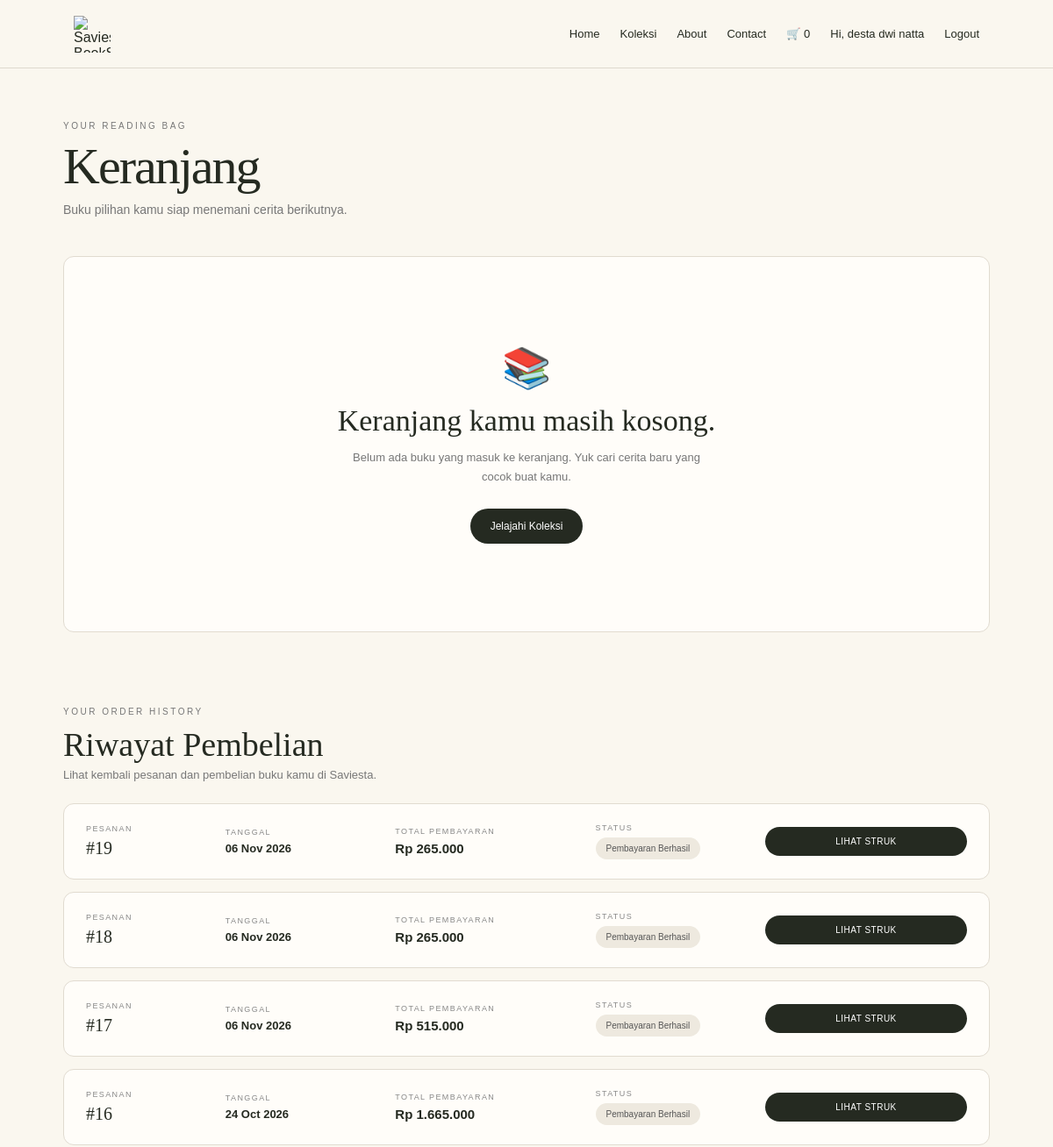
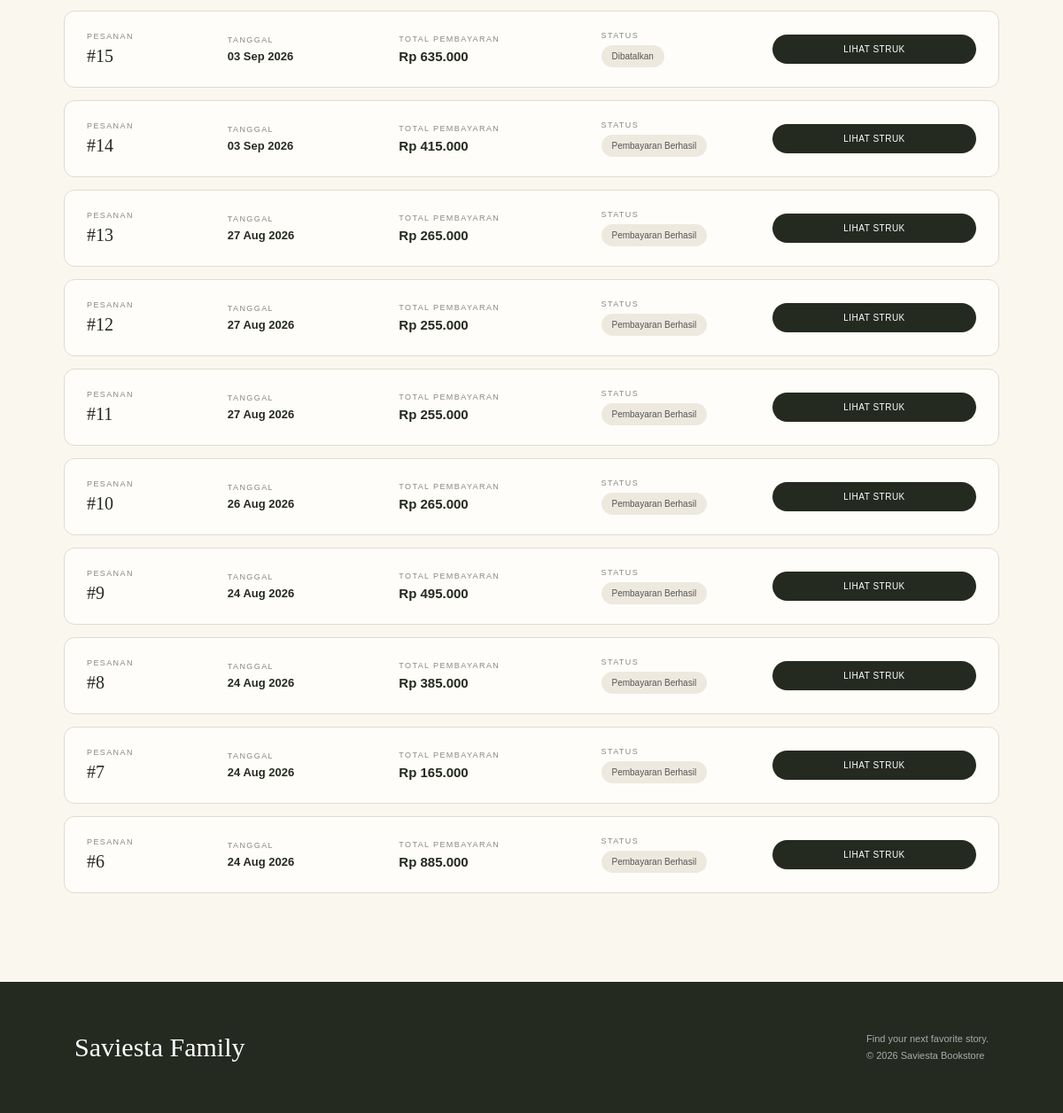
The app's page /keranjang.php (signed in) with its own data (2 pictures, top to bottom).
### tables this page shows
CREATE TABLE `pesanan` (
  `id` int(11) NOT NULL,
  `user_id` int(11) DEFAULT NULL,
  `nama` varchar(100) NOT NULL,
  `alamat` text NOT NULL,
  `telepon` varchar(30) NOT NULL,
  `metode` varchar(50) NOT NULL,
  `subtotal` int(11) NOT NULL,
  `ongkir` int(11) NOT NULL,
  `total` int(11) NOT NULL,
  `status` varchar(50) DEFAULT 'Menunggu Pembayaran',
  `created_at` timestamp NOT NULL DEFAULT current_timestamp(),
  `bukti_transfer` varchar(255) DEFAULT NULL,
  `bukti_pembayaran` varchar(255) DEFAULT NULL
);

### functions.php (called while the page is built, shortened)
<?php
function rupiah($angka)
{
    return "Rp " . number_format($angka, 0, ',', '.');
}
function aman($data)
{
    return htmlspecialchars(
        $data,
        ENT_QUOTES,
        'UTF-8'
    );
}
function jumlahCart()
{
    return array_sum($_SESSION['cart'] ?? []);
}
?>

### keranjang.php (the view, shortened to what this page needs)
<?php
include "functions.php";
$books = [];
$history = [];
if (isset($_SESSION['user'])) {
    $user_id = (int)$_SESSION['user']['id'];
    $history_query = mysqli_query(
        $koneksi,
        "SELECT *
         FROM pesanan
         WHERE user_id = $user_id
         ORDER BY created_at DESC"
    );
    if ($history_query) {
        while ($pesanan = mysqli_fetch_assoc($history_query)) {
            $history[] = $pesanan;
        }
    }
}
?>
<!DOCTYPE html>
<html lang="id">
<head>
</head>
<body>
<header>
<nav>
<a href="index.php" class="logo">
    <img
        src="L2.png.png"
        alt="Saviesta BookStore"
    >
</a>
<div class="menu">
    <a href="index.php">Home</a>
    <a href="buku.php">Koleksi</a>
    <a href="about.php">About</a>
    <a href="contact.php">Contact</a>
    <a href="keranjang.php">
        🛒 <?= jumlahCart() ?>
    </a>
    <?php if(isset($_SESSION['user'])): ?>
        <span style="font-size:13px;">
            Hi, <?= aman($_SESSION['user']['nama']) ?>
        </span>
        <a href="logout.php">
            Logout
        </a>
    <?php endif; ?>
</div>
</nav>
</header>
<div class="container">
<div class="page-top">
    <div class="page-label">
        YOUR READING BAG
    </div>
    <h1 class="page-title">
        Keranjang
    </h1>
    <p class="page-description">
        Buku pilihan kamu siap menemani
        cerita berikutnya.
    </p>
</div>
<?php if(empty($books)): ?>
<div class="empty">
    <div class="empty-icon">
        📚
    </div>
    <h2>
        Keranjang kamu masih kosong.
    </h2>
    <p>
        Belum ada buku yang masuk ke keranjang.
        Yuk cari cerita baru yang cocok buat kamu.
    </p>
    <a href="buku.php">
        Jelajahi Koleksi
    </a>
</div>
<?php endif; ?>
<div class="history">
<div class="history-head">
    <div class="history-label">
        YOUR ORDER HISTORY
    </div>
    <h2 class="history-title">
        Riwayat Pembelian
    </h2>
    <p class="history-desc">
        Lihat kembali pesanan dan pembelian buku kamu di Saviesta.
    </p>
</div>
<?php if(!isset($_SESSION['user'])): ?>
<div class="login-history">
    <h3>
        Belum Login?
    </h3>
    <p>
        Login dulu untuk melihat riwayat pembelian buku
        yang pernah kamu pesan.
    </p>
    <a href="login.php">
        Login Sekarang
    </a>
</div>
<?php else: ?>
<div class="history-list">
<?php foreach($history as $order): ?>
<?php
$statusOrder = strtolower(trim($order['status'] ?? ''));
?>
<div class="history-card">
    <div>
        <div class="history-small">
            Pesanan
        </div>
        <div class="history-id">
            #<?= (int)$order['id'] ?>
        </div>
    </div>
    <div>
        <div class="history-small">
            Tanggal
        </div>
        <div class="history-value">
            <?= !empty($order['created_at'])
                ? date('d M Y', strtotime($order['created_at']))
                : '-' ?>
        </div>
    </div>
    <div>
        <div class="history-small">
            Total Pembayaran
        </div>
        <div class="history-total">
            <?= rupiah($order['total']) ?>
        </div>
    </div>
    <div>
        <div class="history-small">
            Status
        </div>
        <div class="status">
            <?= aman($order['status']) ?>
        </div>
    </div>
    <div class="history-actions">
        <?php if($statusOrder === 'dikirim'): ?>
            <div class="peringatan-selesai">
                <strong>
                    📦 Pesanan Sedang Dikirim
                </strong>
                Jika barang sudah sampai dan kamu
                sudah menerimanya, silakan klik
                tombol SELESAI di bawah ini.
            </div>
            <form
                method="POST"
                onsubmit="return confirm('Apakah barang sudah sampai dan kamu terima? Klik OK untuk menyelesaikan pesanan.');"
            >
                <input
                    type="hidden"
                    name="pesanan_id"
                    value="<?= (int)$order['id'] ?>"
                >
                <button
                    type="submit"
                    name="pesanan_selesai"
                    value="1"
                    class="finish-button"
                >
                    ✓ SELESAI
                </button>
            </form>
        <?php else: ?>
            <a
                href="sukses.php?id=<?= (int)$order['id'] ?>"
                class="receipt-button"
            >
                LIHAT STRUK
            </a>
        <?php endif; ?>
    </div>
</div>
<?php endforeach; ?>
</div>
<?php endif; ?>
</div>
</div>
<footer>
<div class="footer-inner">
    <div class="footer-logo">
        Saviesta Family
    </div>
    <div class="footer-text">
        Find your next favorite story.
        <br>
        © 2026 Saviesta Bookstore
    </div>
</div>
</footer>
</body>
</html>

### keranjang.php (style rules this page uses)
* { box-sizing: border-box; }
html { scroll-behavior: smooth; }
body { margin: 0; background: #faf7ef; color: #252a21; font-family: Arial, sans-serif; }
a { color: inherit; }
header { position: sticky; top: 0; z-index: 100; height: 78px; padding: 0 7%; display: flex; align-items: center; background: rgba(250,247,239,.95); backdrop-filter: blur(10px); border-bottom: 1px solid #ded9cf; }
nav { width: 100%; display: flex; align-items: center; justify-content: space-between; }
.logo { display: flex; align-items: center; text-decoration: none; flex-shrink: 0; }
.logo img { width: 42px; height: 42px; object-fit: contain; display: block; }
.menu { display: flex; align-items: center; gap: 23px; }
.menu a { text-decoration: none; font-size: 13px; color: #252a21; transition: .2s; white-space: nowrap; }
.container { width: 88%; max-width: 1250px; margin: auto; padding: 60px 0 100px; }
.page-top { margin-bottom: 45px; }
.page-label { font-size: 10px; letter-spacing: 2.5px; color: #777; }
.page-title { margin: 12px 0 0; font: normal 58px/1 Georgia, serif; letter-spacing: -2px; }
.page-description { margin: 12px 0 0; color: #777; font-size: 14px; }
.empty { background: #fffdf9; border: 1px solid #e1dbd0; border-radius: 12px; padding: 100px 30px; text-align: center; }
.empty-icon { font-size: 45px; margin-bottom: 15px; }
.empty h2 { margin: 0; font: normal 34px Georgia, serif; }
.empty p { max-width: 400px; margin: 12px auto 25px; color: #777; font-size: 13px; line-height: 1.7; }
.empty a { display: inline-block; padding: 13px 23px; background: #252a21; color: white; text-decoration: none; border-radius: 30px; font-size: 12px; }
.history { margin-top: 85px; }
.history-head { margin-bottom: 25px; }
.history-label { font-size: 10px; letter-spacing: 2.5px; color: #777; }
.history-title { margin: 10px 0 5px; font: normal 38px Georgia, serif; }
.history-desc { margin: 0; font-size: 13px; color: #777; }
.history-list { display: flex; flex-direction: column; gap: 14px; }
.history-card { background: #fffdf9; border: 1px solid #e1dbd0; border-radius: 12px; padding: 22px 25px; display: grid; grid-template-columns: .8fr 1fr 1.2fr 1fr minmax(230px, auto); gap: 20px; align-items: center; transition: .25s; }
.history-small { font-size: 9px; color: #888; text-transform: uppercase; letter-spacing: 1.4px; margin-bottom: 6px; }
.history-value { font-size: 13px; font-weight: 600; }
.history-id { font: normal 20px Georgia, serif; }
.history-total { font-size: 15px; font-weight: bold; }
.status { display: inline-block; padding: 7px 12px; border-radius: 20px; background: #eee9df; font-size: 10px; color: #555; white-space: nowrap; }
.history-actions { display: flex; flex-direction: column; align-items: stretch; justify-content: center; gap: 10px; }
.receipt-button { display: inline-block; padding: 11px 16px; border-radius: 25px; background: #252a21; color: #fff; text-decoration: none; text-align: center; font-size: 10px; letter-spacing: .5px; white-space: nowrap; transition: .2s; }
footer { background: #252a21; color: white; padding: 55px 7%; }
.footer-inner { max-width: 1250px; margin: auto; display: flex; justify-content: space-between; align-items: center; }
.footer-logo { font: normal 30px Georgia, serif; }
.footer-text { color: #aaa; font-size: 11px; line-height: 1.7; }

### records on screen
pesanan: id "19", created_at "06 Nov 2026", total "Rp 265.000", status "Pembayaran Berhasil"
pesanan: id "18", created_at "06 Nov 2026", total "Rp 265.000", status "Pembayaran Berhasil"
pesanan: id "17", created_at "06 Nov 2026", total "Rp 515.000", status "Pembayaran Berhasil"
pesanan: id "16", created_at "24 Oct 2026", total "Rp 1.665.000", status "Pembayaran Berhasil"
pesanan: id "15", created_at "03 Sep 2026", total "Rp 635.000", status "Dibatalkan"
pesanan: id "14", created_at "03 Sep 2026", total "Rp 415.000", status "Pembayaran Berhasil"
pesanan: id "13", created_at "27 Aug 2026", total "Rp 265.000", status "Pembayaran Berhasil"
pesanan: id "12", created_at "27 Aug 2026", total "Rp 255.000", status "Pembayaran Berhasil"
pesanan: id "11", created_at "27 Aug 2026", total "Rp 255.000", status "Pembayaran Berhasil"
pesanan: id "10", created_at "26 Aug 2026", total "Rp 265.000", status "Pembayaran Berhasil"
pesanan: id "9", created_at "24 Aug 2026", total "Rp 495.000", status "Pembayaran Berhasil"
pesanan: id "8", created_at "24 Aug 2026", total "Rp 385.000", status "Pembayaran Berhasil"
pesanan: id "7", created_at "24 Aug 2026", total "Rp 165.000", status "Pembayaran Berhasil"
pesanan: id "6", created_at "24 Aug 2026", total "Rp 885.000", status "Pembayaran Berhasil"

### other values on screen
jumlahCart() "0"
aman($_SESSION['user']['nama']) "desta dwi natta"
